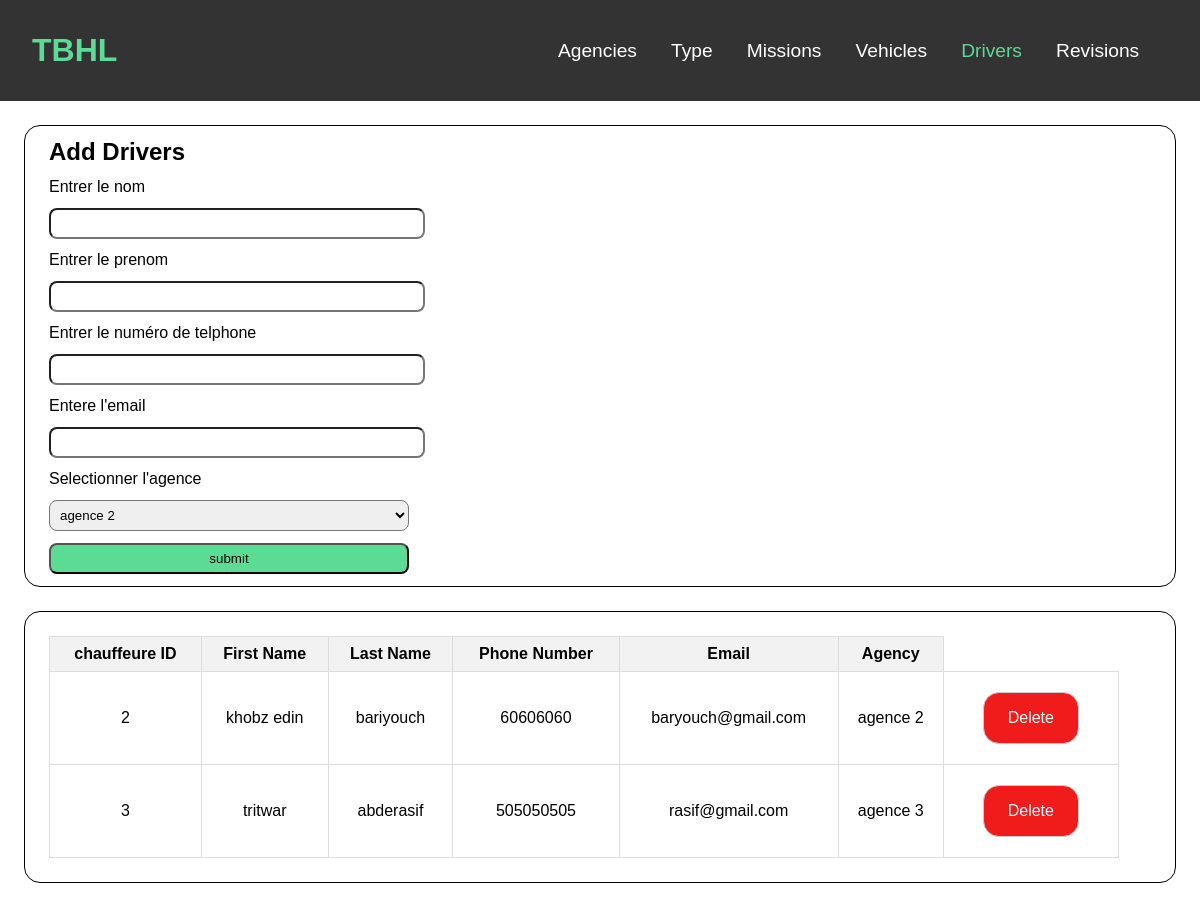
Page /chauffeur on the committed database.
### tables this page shows
CREATE TABLE Chauffeur(
        ChauffeurID INTEGER PRIMARY KEY AUTOINCREMENT,
        Nom TEXT NOT NULL,
        Prenom TEXT NOT NULL,
        Telephone INTEGER NOT NULL,
        Email TEXT NOT NULL,
        AgenceID INTEGER NOT NULL,
        FOREIGN KEY(AgenceID) REFERENCES Agence(AgenceID)
    );

CREATE TABLE Agence(
        AgenceID INTEGER PRIMARY KEY AUTOINCREMENT,
        Adresse TEXT NOT NULL
    );

### main.py (the view, shortened to what this page needs)
@app.route("/chauffeur",methods = ['GET' , 'POST'])
def chauffeur():
    agence_list = cursor.execute('SELECT * FROM Agence').fetchall()
    chauffeure_list = cursor.execute('''SELECT Chauffeur.* ,Agence.Adresse
                                     FROM Agence
                                     JOIN  Chauffeur ON Chauffeur.AgenceID = Agence.AgenceID''').fetchall()
    print(chauffeure_list)
    return render_template("cheuffeurmanager.html",agence_list=agence_list,chauffeure_list=chauffeure_list)

### templates/cheuffeurmanager.html (shortened to what this page needs)
<!DOCTYPE html>
<html lang="en">
<head>
    <link type="text/css" rel="stylesheet" href="{{ url_for('static', filename='stylesheet/body.css')}}">
    <link type="text/css" rel="stylesheet" href="{{ url_for('static', filename='stylesheet/appbar.css')}}">
</head>
<body>
    <header>
        <a href="/" id="logo">TBHL</a>
        <nav>
            <ul>
                <li><a href="/agence">Agencies</a></li>
                <li><a href="/type">Type</a></li>
                <li><a href="/mission">Missions</a></li>
                <li><a href="/vehicule">Vehicles</a></li>
                <li><a href="/chauffeur" class="selected">Drivers</a></li>
                <li><a href="/revision">Revisions</a></li>
            </ul>
        </nav>
    </header>
    <div class="add">
        <form method="post">
            <h2>Add Drivers</h2>
            <label>Entrer le nom</label>
            <input type="text" id="name" name="nom" required>
            <label>Entrer le prenom</label>
            <input type="text" id="name" name="prenom" required>
            <label>Entrer le numéro de telphone</label>
            <input type="tel" id="telphone" name="telephone" required>
            <label>Entere l'email</label>
            <input type="email" id="email" name="email" required>
            <label>Selectionner l'agence</label>
            <select id ="agence" name="agence">
                {% for element in agence_list %}
                <option value="{{element[0]}}">{{element[1]}}</option>
                {% endfor %}
            </select>
            <input type="submit" id="sub" value="submit">
        </form>
    </div>
    <div class="list">
        <table>
            <thead>
                <tr>
                    <th>chauffeure ID</th>
                    <th>First Name</th>
                    <th>Last Name</th>
                    <th>Phone Number</th>
                    <th>Email</th>
                    <th>Agency</th>
                </tr>
            </thead>
            <tbody>
                {% for element in chauffeure_list %}
                    <tr>
                        <td>{{ element[0] }}</td>
                        <td>{{ element[1] }}</td>
                        <td>{{ element[2] }}</td>
                        <td>{{ element[3] }}</td>
                        <td>{{ element[4] }}</td>
                        <td>{{ element[6] }}</td>
                        <td>
                            <a href="/chauffeur/sup:{{element[0]}}">Delete</a>
                        </td>
                    </tr>
                {% endfor %}
            </tbody>
        </table>
    </div>
</body>
</html>

### static/stylesheet/body.css (style rules this page uses)
* { margin: 0; padding: 0; }
.add ,.list { margin: 2vw; border: 0.1rem solid black; border-radius: 1rem; }
.add * { margin: 1vw; display: block; }
.add input, .add select { padding: 0.5vw; border-radius: 0.5rem; width: 30vw; box-shadow: none; }
#sub { background-color: #5cdb95; }
.list { padding: 1vw; }
.list * { margin: 1vw; }
table { width: 95%; border-collapse: collapse; }
th, td { border: 1px solid #ddd; padding: 0.5rem; text-align: center; }
th { background-color: #f2f2f2; }
td a { display: inline-block; text-decoration: none; padding: 2vh 2vw; border: 1px solid #ccc; border-radius: 1rem; background-color: #f01c1c; color: #fff; transition: 0.2s ease-in-out; }

### static/stylesheet/appbar.css (style rules this page uses)
* { margin: 0; padding: 0; font-family: sans-serif; }
header { background-color: #333; color: #fff; padding: 4vh; display: flex; justify-content: space-between; align-items: center; }
#logo { font-size: 200%; font-weight: 900; color: #5cdb95; text-decoration: none; }
nav { font-size: 120%; }
nav a { color: inherit; text-decoration: none; transition: 0.25s ease; }
nav ul { list-style: none; margin: 0 0.75em; }
nav li { display: inline-block; margin-right: 10px; margin: 0 0.75em; }
.selected { color: #5cdb95; }

### rows in the picture
Chauffeur: ChauffeurID "2", Nom "khobz edin", Prenom "bariyouch", Telephone "60606060", Email "baryouch@gmail.com", Adresse "agence 2"
Chauffeur: ChauffeurID "3", Nom "tritwar", Prenom "abderasif", Telephone "505050505", Email "rasif@gmail.com", Adresse "agence 3"

### other values in the picture
form field agence "agence 2"
